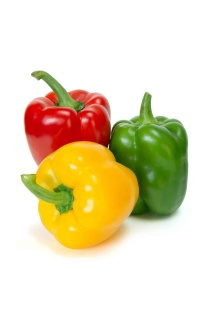
#> input picture problem1/q2/peppers-scaled.jpg, 216 x 324 px
$ python filtering1.py
#> lines starting #> are read from the running program, lines starting #| are printed output that depends on the picture
import cv2
import numpy as np
from skimage.util import random_noise

# Consts
FONT = cv2.FONT_HERSHEY_SIMPLEX
ORG = (25, 25)
SCALE = 0.5
COLOR = (0, 0, 0)
THICKNESS = 1

def insertCap(src:np.matrix, text:str):
    return cv2.putText(src, text, ORG, FONT,
                       SCALE, COLOR, THICKNESS, cv2.LINE_AA)

def addSPNoise(src:np.matrix, proportion:float):
    noiseImg = random_noise(src, mode='s&p', amount=proportion)
    # The function returns a floating-point image
    # in range [0, 1]. Need to converted it to 'uint8'
    # and in range [0,255]
    return np.array(255*noiseImg, dtype = 'uint8')

def addGaussianNoise(src:np.matrix, sigma:float):
    noiseImg = random_noise(src, mode='gaussian', var=sigma)
    return np.array(255*noiseImg, dtype = 'uint8')

def meanFilter3by3(src:np.matrix):
    avgKernel = np.ones((3, 3), np.float32)/9
    return cv2.filter2D(src=src, ddepth=-1, kernel=avgKernel)

def medianFilter3by3(src:np.matrix):
    return cv2.medianBlur(src, 3)

def gaussianFilter(src:np.matrix):
    gaussianKernel = cv2.getGaussianKernel(3,1)
    return cv2.filter2D(src=src, ddepth=-1, kernel=gaussianKernel)

if __name__ == "__main__":
    image = cv2.imread('peppers-scaled.jpg', cv2.IMREAD_COLOR);
#> image is the input picture: shape (324, 216, 3); mean B, G, R 189.8, 220.5, 231.4
    src = cv2.cvtColor(image, cv2.COLOR_BGR2GRAY)
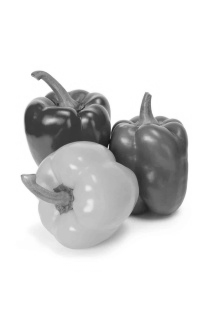
#> src: shape (324, 216); min 20, max 255, mean 220.3

    spNoiseImage = addSPNoise(src, 0.05)
#> in addSPNoise, `noiseImg = random_noise(src, mode='s&p', amount=proportion)`:
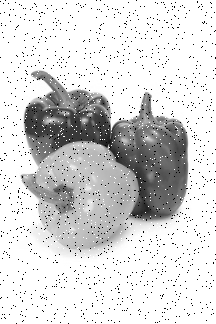
#> noiseImg: shape (324, 216) float64; min 0, max 1, mean 0.846
    gaussianNoiseImage = addGaussianNoise(src, 1/256)
#> in addGaussianNoise, `noiseImg = random_noise(src, mode='gaussian', var=sigma)`:
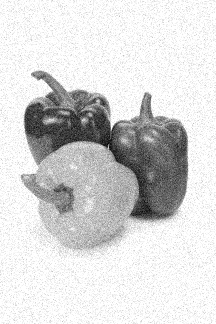
#> noiseImg: shape (324, 216) float64; min 6.07e-05, max 1, mean 0.847

    medianFilteredSP = medianFilter3by3(spNoiseImage)
    medianFilteredGauss = medianFilter3by3(gaussianNoiseImage)

    meanFilteredSP = meanFilter3by3(spNoiseImage)
    meanFilteredGauss = meanFilter3by3(gaussianNoiseImage)

    gaussianFilteredSP = gaussianFilter(spNoiseImage)
#> in gaussianFilter, `return cv2.filter2D(src=src, ddepth=-1, kernel=gaussianKernel)`:
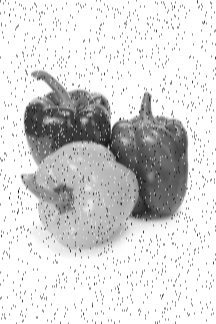
#> returned value: shape (324, 216); min 0, max 255, mean 215.7
    gaussianFilteredGauss = gaussianFilter(gaussianNoiseImage)

    spStack = np.concatenate((insertCap(src, "Source"),
                              insertCap(spNoiseImage, "spNoise"),
                              insertCap(meanFilteredSP, "meanFilter"),
                              insertCap(medianFilteredSP, "medianFilter"),
                              insertCap(gaussianFilteredSP, "gaussianFilter")), axis=1)
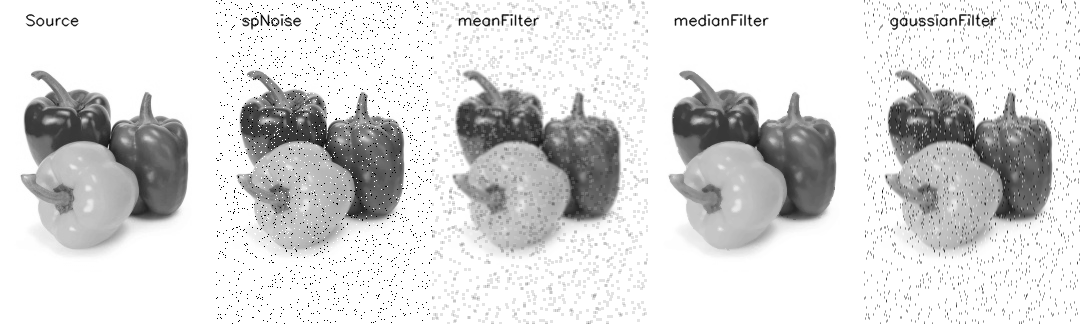
#> spStack: shape (324, 1080); min 0, max 255, mean 216.7

    gaussianStack = np.concatenate((insertCap(src, "Source"),
                                 insertCap(gaussianNoiseImage, "gaussianNoise"),
                                 insertCap(meanFilteredGauss, "meanFilter"),
                                 insertCap(medianFilteredGauss, "medianFilter"),
                                 insertCap(gaussianFilteredGauss, "gaussianFilter")), axis=1)
#> in insertCap (call 10), `return cv2.putText(src, text, ORG, FONT, SCALE, COLOR, THICKNESS, cv2...`:
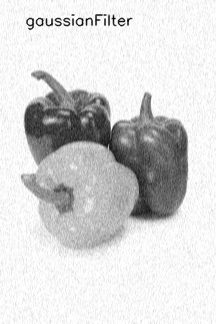
#> returned value: shape (324, 216); min 2, max 255, mean 214.4
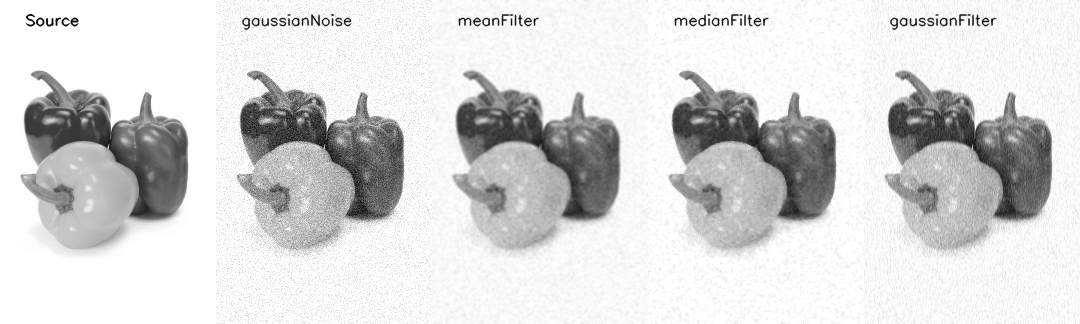
#> gaussianStack: shape (324, 1080); min 0, max 255, mean 216

    cv2.imwrite("output-saltAndPepper.jpg", spStack)
    cv2.imwrite("output-gaussian.jpg", gaussianStack)

    cv2.imshow("salt&pepper", spStack)
    cv2.imshow("gaussian", gaussianStack)
    cv2.waitKey(0)
    cv2.destroyAllWindows()
